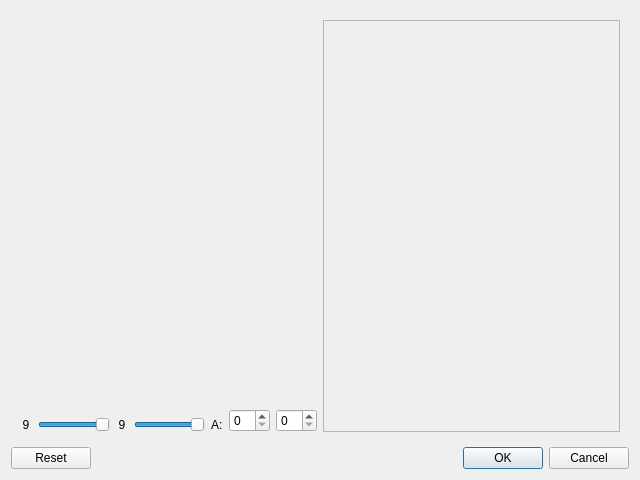
<?xml version="1.0" encoding="UTF-8"?>
<ui version="4.0">
 <class>CustomFilter</class>
 <widget class="QDialog" name="CustomFilter">
  <property name="geometry">
   <rect>
    <x>0</x>
    <y>0</y>
    <width>640</width>
    <height>480</height>
   </rect>
  </property>
  <property name="windowTitle">
   <string>Dialog</string>
  </property>
  <property name="layoutDirection">
   <enum>Qt::LeftToRight</enum>
  </property>
  <layout class="QVBoxLayout" name="verticalLayout_2">
   <item>
    <widget class="QFrame" name="verticalFrame">
     <property name="sizePolicy">
      <sizepolicy hsizetype="Expanding" vsizetype="Expanding">
       <horstretch>0</horstretch>
       <verstretch>0</verstretch>
      </sizepolicy>
     </property>
     <property name="minimumSize">
      <size>
       <width>611</width>
       <height>421</height>
      </size>
     </property>
     <property name="frameShape">
      <enum>QFrame::NoFrame</enum>
     </property>
     <property name="frameShadow">
      <enum>QFrame::Plain</enum>
     </property>
     <property name="lineWidth">
      <number>5</number>
     </property>
     <layout class="QVBoxLayout" name="verticalLayout" stretch="6,1">
      <property name="spacing">
       <number>6</number>
      </property>
      <property name="sizeConstraint">
       <enum>QLayout::SetMaximumSize</enum>
      </property>
      <item>
       <layout class="QGridLayout" name="gridLayout">
        <property name="sizeConstraint">
         <enum>QLayout::SetFixedSize</enum>
        </property>
       </layout>
      </item>
      <item>
       <layout class="QHBoxLayout" name="horizontalLayout" stretch="1,1">
        <property name="sizeConstraint">
         <enum>QLayout::SetFixedSize</enum>
        </property>
        <property name="bottomMargin">
         <number>0</number>
        </property>
        <item>
         <layout class="QHBoxLayout" name="horizontalLayout_6" stretch="1,1,1">
          <item>
           <layout class="QHBoxLayout" name="horizontalLayout_7" stretch="1,6">
            <item alignment="Qt::AlignBottom">
             <widget class="QLabel" name="label_5">
              <property name="text">
               <string>9</string>
              </property>
              <property name="alignment">
               <set>Qt::AlignCenter</set>
              </property>
             </widget>
            </item>
            <item alignment="Qt::AlignBottom">
             <widget class="QSlider" name="horizontalSlider_5">
              <property name="minimum">
               <number>0</number>
              </property>
              <property name="maximum">
               <number>3</number>
              </property>
              <property name="singleStep">
               <number>1</number>
              </property>
              <property name="pageStep">
               <number>1</number>
              </property>
              <property name="value">
               <number>3</number>
              </property>
              <property name="sliderPosition">
               <number>3</number>
              </property>
              <property name="orientation">
               <enum>Qt::Horizontal</enum>
              </property>
             </widget>
            </item>
           </layout>
          </item>
          <item>
           <layout class="QHBoxLayout" name="horizontalLayout_8" stretch="1,6">
            <item alignment="Qt::AlignBottom">
             <widget class="QLabel" name="label_6">
              <property name="text">
               <string>9</string>
              </property>
              <property name="alignment">
               <set>Qt::AlignCenter</set>
              </property>
             </widget>
            </item>
            <item alignment="Qt::AlignBottom">
             <widget class="QSlider" name="horizontalSlider_6">
              <property name="minimum">
               <number>0</number>
              </property>
              <property name="maximum">
               <number>3</number>
              </property>
              <property name="singleStep">
               <number>1</number>
              </property>
              <property name="pageStep">
               <number>1</number>
              </property>
              <property name="value">
               <number>3</number>
              </property>
              <property name="sliderPosition">
               <number>3</number>
              </property>
              <property name="orientation">
               <enum>Qt::Horizontal</enum>
              </property>
             </widget>
            </item>
           </layout>
          </item>
          <item>
           <layout class="QHBoxLayout" name="horizontalLayout_9">
            <item alignment="Qt::AlignHCenter|Qt::AlignBottom">
             <widget class="QLabel" name="label_7">
              <property name="layoutDirection">
               <enum>Qt::LeftToRight</enum>
              </property>
              <property name="text">
               <string>A:</string>
              </property>
             </widget>
            </item>
            <item alignment="Qt::AlignBottom">
             <widget class="QSpinBox" name="spinBox"/>
            </item>
            <item alignment="Qt::AlignBottom">
             <widget class="QSpinBox" name="spinBox_2"/>
            </item>
           </layout>
          </item>
         </layout>
        </item>
        <item>
         <widget class="QScrollArea" name="scrollArea">
          <property name="widgetResizable">
           <bool>true</bool>
          </property>
          <widget class="QWidget" name="scrollAreaWidgetContents">
           <property name="geometry">
            <rect>
             <x>0</x>
             <y>0</y>
             <width>304</width>
             <height>68</height>
            </rect>
           </property>
          </widget>
         </widget>
        </item>
       </layout>
      </item>
     </layout>
    </widget>
   </item>
   <item>
    <widget class="QDialogButtonBox" name="buttonBox">
     <property name="orientation">
      <enum>Qt::Horizontal</enum>
     </property>
     <property name="standardButtons">
      <set>QDialogButtonBox::Cancel|QDialogButtonBox::Ok|QDialogButtonBox::Reset</set>
     </property>
    </widget>
   </item>
  </layout>
 </widget>
 <resources/>
 <connections>
  <connection>
   <sender>buttonBox</sender>
   <signal>rejected()</signal>
   <receiver>CustomFilter</receiver>
   <slot>reject()</slot>
   <hints>
    <hint type="sourcelabel">
     <x>316</x>
     <y>260</y>
    </hint>
    <hint type="destinationlabel">
     <x>286</x>
     <y>274</y>
    </hint>
   </hints>
  </connection>
  <connection>
   <sender>buttonBox</sender>
   <signal>accepted()</signal>
   <receiver>CustomFilter</receiver>
   <slot>accept()</slot>
   <hints>
    <hint type="sourcelabel">
     <x>248</x>
     <y>254</y>
    </hint>
    <hint type="destinationlabel">
     <x>157</x>
     <y>274</y>
    </hint>
   </hints>
  </connection>
 </connections>
</ui>
